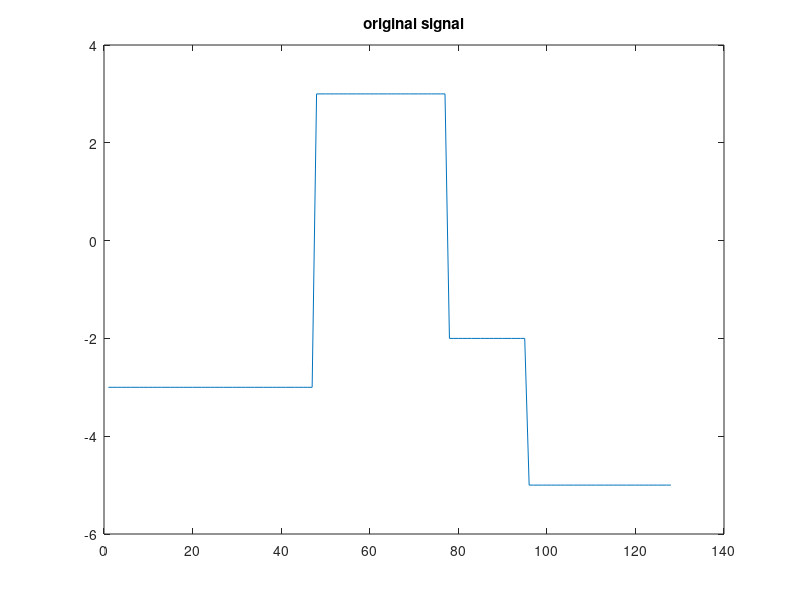

Write MATLAB code to recreate this figure. (Note: this script raises an error after producing the figure.)
clear all;

%%generate a signal
x=-20:0.3:18.3;
yy=-6*ones(1,size(x,2)).*(x<-6)+3*ones(1,size(x,2)).*(x<8.3)-5*ones(1,size(x,2)).*(x>3); % generate a 1-D signal
figure(1),plot(1:size(yy,2),yy),title('original signal');
y=yy;

%%decomposition
chtemp=[];
for i=1:3
   [ca,ch]=haar1d(y); % wavelet decomposition using the Haar wavelet
   y=ca;
   h{i}=ch;
   a{i}=ca;
end
figure(2),
chtemp1=h{1}; 
subplot('position',[0.03,0.11,0.4,0.81]),plot(1:size(a{1},2),a{1}), title('approximation coefficients at scale 1' );
subplot('position',[0.5,0.11,0.4,0.81]),plot(1:size(chtemp1,2),chtemp1),title('detail coefficients');
figure(3),
chtemp2=[h{2} h{1}]; 
subplot('position',[0.06,0.11,0.3,0.81]),plot(1:size(a{2},2),a{2}), title('approximation coefficients at scale 2' );
subplot('position',[0.5,0.11,0.42,0.81]),plot(1:size(chtemp2,2),chtemp2),title('detail coefficients');
figure(4),
chtemp3=[h{3} h{2} h{1}];
subplot('position',[0.13,0.11,0.2,0.81]),plot(1:size(a{3},2),a{3}), title('approximation coefficients at scale 3' );
subplot('position',[0.5,0.11,0.45,0.81]),plot(1:size(chtemp3,2),chtemp3),title('detail coefficients');

%%reconstruction
for i=3:-1:1
   y=haar1r(ca,h{i}); % wavelet reconstruction using the Haar wavelet
   ca=y;
   ry{i}=y;
end
figure(5),
subplot('position',[0.06,0.11,0.3,0.81]),plot(1:size(ry{3},2),ry{3}), title('reconstructed coefficients at scale 2' );
subplot('position',[0.5,0.11,0.42,0.81]),plot(1:size(chtemp2,2),chtemp2),title('detail coefficients');
figure(6),
subplot('position',[0.03,0.11,0.4,0.81]),plot(1:size(ry{2},2),ry{2}), title('reconstructed coefficients at scale 1' );
subplot('position',[0.5,0.11,0.4,0.81]),plot(1:size(chtemp1,2),chtemp1),title('detail coefficients');
figure(7),plot(1:size(ry{1},2),ry{1}),title('reconstructed coefficients at the original scale' );

%%calculate the reconstruction error
yv=yy-y; % reconstruction error
figure(8),plot(1:size(yv,2),yv),title('reconstruction error' );
err=mean(yv.^2) %%the power of reconstruction error;
%% we will see the power of reconstruction error is 0, which means a
%% perfect reconstruction
